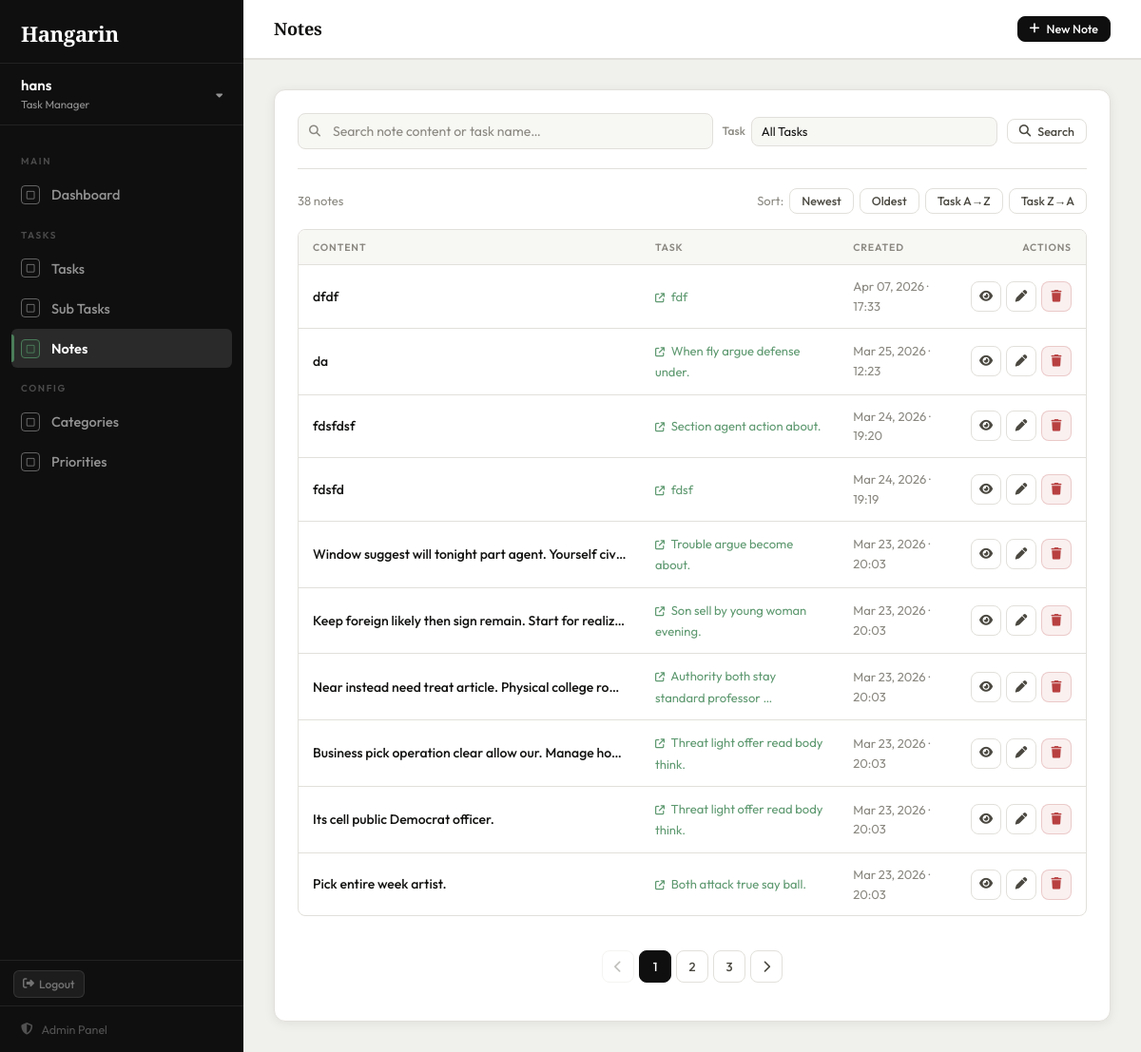
Screenshot of /notes/ (signed in) with the database file from the repository.
### tasks/models.py (models this page shows, shortened)
class BaseModel(models.Model):
    created_at = models.DateTimeField(auto_now_add=True)
    updated_at = models.DateTimeField(auto_now=True)
    class Meta:
        abstract = True

class Note(BaseModel):
    task = models.ForeignKey(Task, on_delete=models.CASCADE, related_name='notes')
    content = models.TextField()
    class Meta:
        verbose_name = "Note"
        verbose_name_plural = "Notes"

class Task(BaseModel):
    STATUS_CHOICES = [
        ("Pending", "Pending"),
        ("In Progress", "In Progress"),
        ("Completed", "Completed"),
    ]
    title = models.CharField(max_length=255)
    description = models.TextField(blank=True, null=True)
    deadline = models.DateTimeField(blank=True, null=True)
    status = models.CharField(
        max_length=50,
        choices=STATUS_CHOICES,
        default="Pending"
    )
    category = models.ForeignKey(
        Category, on_delete=models.SET_NULL, null=True, blank=True
    )
    priority = models.ForeignKey(
        Priority, on_delete=models.SET_NULL, null=True, blank=True
    )
    class Meta:
        verbose_name = "Task"
        verbose_name_plural = "Tasks"

### tasks/views.py (the view)
# urls.py: path('notes/',                         views.note_list,   name='note_list'),
@login_required
def note_list(request):
    notes = Note.objects.select_related('task').all()
    query = request.GET.get('q', '')
    if query:
        notes = notes.filter(
            Q(content__icontains=query) |
            Q(task__title__icontains=query)
        )
    task_filter = request.GET.get('task', '')
    if task_filter:
        notes = notes.filter(task_id=task_filter)
    sort_by = request.GET.get('sort', '-created_at')
    valid_sorts = ['created_at', '-created_at', 'task__title', '-task__title']
    notes = notes.order_by(sort_by if sort_by in valid_sorts else '-created_at')
    page_obj = Paginator(notes, 10).get_page(request.GET.get('page'))
    return render(request, 'tasks/note_list.html', {
        'page_obj': page_obj,
        'query': query,
        'task_filter': task_filter,
        'sort_by': sort_by,
        'tasks': Task.objects.order_by('title'),
        'page_title': 'Notes',
    })

### tasks/templates/tasks/note_list.html (shortened to what this page needs)
{% extends "tasks/base.html" %}
{% block nav_notes %}active{% endblock %}
{% block topbar_actions %}
<a href="{% url 'note_create' %}" class="btn btn-primary btn-sm">
    <i class="fa-solid fa-plus"></i> New Note
</a>
{% endblock %}
{% block content %}
<div class="card">
    <form method="GET" class="filter-bar">
        <div class="search-box">
            <i class="fa-solid fa-magnifying-glass"></i>
            <input type="text" name="q" class="form-control"
                   placeholder="Search note content or task name…" value="{{ query }}">
        </div>
        <div class="filter-group">
            <label>Task</label>
            <select name="task" class="filter-select" onchange="this.form.submit()">
                <option value="">All Tasks</option>
            </select>
        </div>
        <button type="submit" class="btn btn-secondary btn-sm">
            <i class="fa-solid fa-magnifying-glass"></i> Search
        </button>
    </form>
    <div style="display:flex; align-items:center; justify-content:space-between; margin-bottom:16px; font-size:13px; color:var(--text-muted);">
        <span>{{ page_obj.paginator.count }} note{% if page_obj.paginator.count != 1 %}s{% endif %}</span>
        {% with base="?q="|add:query|add:"&task="|add:task_filter %}
        <div style="display:flex; align-items:center; gap:6px;">
            <span>Sort:</span>
            <a href="{{ base }}&sort=-created_at"  class="btn btn-secondary btn-sm {% if sort_by == '-created_at' %}active{% endif %}">Newest</a>
            <a href="{{ base }}&sort=created_at"   class="btn btn-secondary btn-sm {% if sort_by == 'created_at' %}active{% endif %}">Oldest</a>
            <a href="{{ base }}&sort=task__title"  class="btn btn-secondary btn-sm {% if sort_by == 'task__title' %}active{% endif %}">Task A→Z</a>
            <a href="{{ base }}&sort=-task__title" class="btn btn-secondary btn-sm {% if sort_by == '-task__title' %}active{% endif %}">Task Z→A</a>
        </div>
        {% endwith %}
    </div>
    {% if page_obj.object_list %}
    <div class="table-wrap">
        <table>
            <thead>
                <tr>
                    <th>Content</th>
                    <th>Task</th>
                    <th>Created</th>
                    <th style="text-align:right;">Actions</th>
                </tr>
            </thead>
            <tbody>
                {% for note in page_obj %}
                <tr>
                    <td style="max-width:360px;">
                        <span class="task-title-cell"
                              style="display:block; white-space:nowrap; overflow:hidden; text-overflow:ellipsis; max-width:340px;">
                            {{ note.content|truncatechars:80 }}
                        </span>
                    </td>
                    <td>
                        <a href="{% url 'task_detail' note.task.pk %}"
                           style="color:var(--accent-light); text-decoration:none; font-size:13px;">
                            <i class="fa-solid fa-arrow-up-right-from-square" style="font-size:10px; margin-right:4px;"></i>
                            {{ note.task.title|truncatechars:40 }}
                        </a>
                    </td>
                    <td style="color:var(--text-muted); font-size:13px;">
                        {{ note.created_at|date:"M d, Y · H:i" }}
                    </td>
                    <td>
                        <div style="display:flex; gap:5px; justify-content:flex-end;">
                            <a href="{% url 'task_detail' note.task.pk %}"
                               class="btn btn-secondary btn-icon btn-sm" title="View Task">
                                <i class="fa-solid fa-eye"></i>
                            </a>
                            <a href="{% url 'note_edit' note.pk %}"
                               class="btn btn-secondary btn-icon btn-sm" title="Edit">
                                <i class="fa-solid fa-pen"></i>
                            </a>
                            <form method="POST" action="{% url 'note_delete' note.pk %}" style="margin:0;">
                                <button type="submit" class="btn btn-danger btn-icon btn-sm"
                                        title="Delete" onclick="return confirm('Delete this note?')">
                                    <i class="fa-solid fa-trash"></i>
                                </button>
                            </form>
                        </div>
                    </td>
                </tr>
                {% endfor %}
            </tbody>
        </table>
    </div>
    {% if page_obj.has_other_pages %}
    <div class="pagination" style="padding:16px 0;">
        {% with base="?q="|add:query|add:"&task="|add:task_filter|add:"&sort="|add:sort_by %}
        {% if page_obj.has_previous %}
            <a href="{{ base }}&page={{ page_obj.previous_page_number }}" class="page-btn"><i class="fa-solid fa-chevron-left"></i></a>
        {% else %}
            <span class="page-btn disabled"><i class="fa-solid fa-chevron-left"></i></span>
        {% endif %}
        {% for num in page_obj.paginator.page_range %}
            {% if page_obj.number == num %}
                <span class="page-btn active">{{ num }}</span>
            {% elif num > page_obj.number|add:'-3' and num < page_obj.number|add:'3' %}
                <a href="{{ base }}&page={{ num }}" class="page-btn">{{ num }}</a>
            {% endif %}
        {% endfor %}
        {% if page_obj.has_next %}
            <a href="{{ base }}&page={{ page_obj.next_page_number }}" class="page-btn"><i class="fa-solid fa-chevron-right"></i></a>
        {% else %}
            <span class="page-btn disabled"><i class="fa-solid fa-chevron-right"></i></span>
        {% endif %}
        {% endwith %}
    </div>
    {% endif %}
    {% endif %}
</div>
{% endblock %}

### tasks/templates/tasks/base.html (shortened to what this page needs)
{% load pwa %}
<!DOCTYPE html>
<html lang="en">
<head>
    <link rel="stylesheet" href="https://cdnjs.cloudflare.com/ajax/libs/font-awesome/6.5.0/css/all.min.css">
</head>
<body>
<aside class="sidebar" id="sidebar">
    <div class="sidebar-brand">
        <a href="{% url 'dashboard' %}">
            <div class="brand-title">Hangarin</div>
        </a>
    </div>
    {% if user.is_authenticated %}
    <div class="sidebar-user-block">
        <div class="user-left">
            <div class="user-name">{{ user.username }}</div>
            <div class="user-role">Task Manager</div>
        </div>
        <i class="fa-solid fa-caret-down user-caret"></i>
    </div>
    <nav class="sidebar-nav">
        <div class="nav-section-label">Main</div>
        <a href="{% url 'dashboard' %}" class="nav-link {% block nav_dashboard %}{% endblock %}">
            <span class="nav-icon"><i class="fa-regular fa-square"></i></span>
            Dashboard
        </a>
        <div class="nav-section-label">Tasks</div>
        <a href="{% url 'task_list' %}" class="nav-link {% block nav_tasks %}{% endblock %}">
            <span class="nav-icon"><i class="fa-regular fa-square"></i></span>
            Tasks
        </a>
        <a href="{% url 'subtask_list' %}" class="nav-link {% block nav_subtasks %}{% endblock %}">
            <span class="nav-icon"><i class="fa-regular fa-square"></i></span>
            Sub Tasks
        </a>
        <a href="{% url 'note_list' %}" class="nav-link {% block nav_notes %}{% endblock %}">
            <span class="nav-icon"><i class="fa-regular fa-square"></i></span>
            Notes
        </a>
        <div class="nav-section-label">Config</div>
        <a href="{% url 'category_list' %}" class="nav-link {% block nav_categories %}{% endblock %}">
            <span class="nav-icon"><i class="fa-regular fa-square"></i></span>
            Categories
        </a>
        <a href="{% url 'priority_list' %}" class="nav-link {% block nav_priorities %}{% endblock %}">
            <span class="nav-icon"><i class="fa-regular fa-square"></i></span>
            Priorities
        </a>
    </nav>
    <div style="padding: 10px 14px 8px; border-top: 1px solid rgba(255,255,255,0.08);">
        <a href="#" class="logout-link"
           onclick="event.preventDefault(); document.getElementById('logout-form').submit();">
            <i class="fa-solid fa-right-from-bracket"></i>
            Logout
        </a>
    </div>
    {% endif %}
    <div class="sidebar-footer">
        <a href="/admin/" class="admin-link">
            <i class="fa-solid fa-shield-halved"></i>
            Admin Panel
        </a>
    </div>
</aside>
<main class="main">
    <header class="topbar">
        <div class="topbar-left">
            <h1>{% block page_heading %}{{ page_title }}{% endblock %}</h1>
        </div>
        <div class="topbar-right">
            {% block topbar_actions %}{% endblock %}
        </div>
    </header>
    <div class="content">
        {% block content %}{% endblock %}
    </div>
</main>
</body>
</html>

### rows the page displays
Note: content "dfdf", task "fdf", created_at "Apr 07, 2026 · 17:33"
Note: content "da", task "When fly argue defense under.", created_at "Mar 25, 2026 · 12:23"
Note: content "fdsfdsf", task "Section agent action about.", created_at "Mar 24, 2026 · 19:20"
Note: content "fdsfd", task "fdsf", created_at "Mar 24, 2026 · 19:19"
Note: content "Window suggest will tonight part agent. Yourself civ…", task "Trouble argue become about.", created_at "Mar 23, 2026 · 20:03"
Note: content "Keep foreign likely then sign remain. Start for realiz…", task "Son sell by young woman evening.", created_at "Mar 23, 2026 · 20:03"
Note: content "Near instead need treat article. Physical college ro…", task "Authority both stay standard professor …", created_at "Mar 23, 2026 · 20:03"
Note: content "Business pick operation clear allow our. Manage ho…", task "Threat light offer read body think.", created_at "Mar 23, 2026 · 20:03"
Note: content "Its cell public Democrat officer.", task "Threat light offer read body think.", created_at "Mar 23, 2026 · 20:03"
Note: content "Pick entire week artist.", task "Both attack true say ball.", created_at "Mar 23, 2026 · 20:03"

### other values shown
{{ user.username }} "hans"
{{ page_title }} "Notes"
{{ page_obj.paginator.count }} "38"
{{ num }} "1"
{{ num }} "2" "3"
